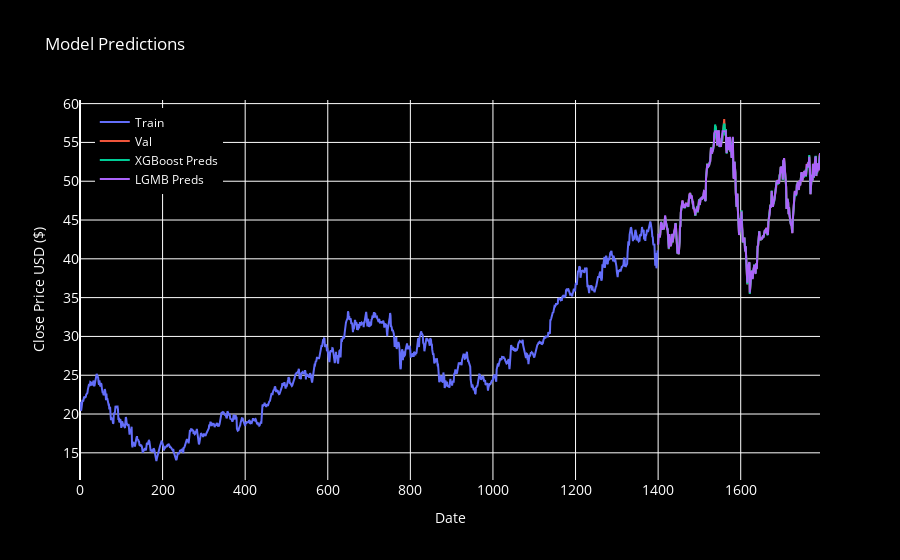

Notebook cell for this chart:
### Code cell
trace1 = go.Scatter(x=train.index, y=train["Close"], mode="lines", name="Train")
trace2 = go.Scatter(x=test.index, y=test["Close"], mode="lines", name="Val")
#trace3 = go.Scatter(x=test.index, y=rfr_preds, mode="lines", name="RFR Preds")
#trace4 = go.Scatter(x=test.index, y=cat_preds, mode="lines", name="CatBoost Preds")
trace5 = go.Scatter(x=test.index, y=xgb_preds, mode="lines", name="XGBoost Preds")
trace6 = go.Scatter(x=test.index, y=lgbm_preds, mode="lines", name="LGMB Preds")

# Combine traces
fig = go.Figure([trace1, trace2, trace5, trace6])

# Update layout
fig.update_layout(
    title="Model Predictions",
    xaxis=dict(title="Date", tickfont=dict(size=14)),
    yaxis=dict(title="Close Price USD ($)", tickfont=dict(size=14)),
    legend=dict(x=0.02, y=0.98),
    plot_bgcolor="black",
    paper_bgcolor="black",
    font=dict(color="white"),
)

# Show plot
fig.show()

### Figure 1 — Plotly figure (JSON) as saved in the notebook; plotly's stock layout.template omitted (floating-point values rounded to 4 significant figures; data arrays with more than 128 entries replaced by an {"elided": "..."} marker saying what was removed)
{"data": [{"mode": "lines", "name": "Train", "type": "scatter", "x": {"elided": "1400 int values"}, "y": {"elided": "1400 float values"}}, {"mode": "lines", "name": "Val", "type": "scatter", "x": {"elided": "393 int values"}, "y": {"elided": "393 float values"}}, {"mode": "lines", "name": "XGBoost Preds", "type": "scatter", "x": {"elided": "393 int values"}, "y": {"elided": "393 float values"}}, {"mode": "lines", "name": "LGMB Preds", "type": "scatter", "x": {"elided": "393 int values"}, "y": {"elided": "393 float values"}}], "layout": {"font": {"color": "white"}, "legend": {"x": 0.02, "y": 0.98}, "paper_bgcolor": "black", "plot_bgcolor": "black", "title": {"text": "Model Predictions"}, "xaxis": {"tickfont": {"size": 14}, "title": {"text": "Date"}}, "yaxis": {"tickfont": {"size": 14}, "title": {"text": "Close Price USD ($)"}}}}
